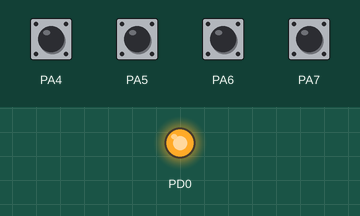
Recording of a program running on a simulated ATmega32, built with avr-gcc and emulated at 16 MHz. Shown: output pins drawn as LEDs (lit = HIGH). Wiring (inferred from the signals the program sends): 4×3 keypad with keys 1 2 3 4 5 6 7 8 9 * 0 # (labels assumed): rows PA0, PA1, PA2, PA3; columns PC0, PC1, PC2. Dashed ring = blinking. The inputs (shaded band) are chosen by the test bench; at power-on: PA4–7 HIGH. Pins used as bus, display or sensor lines are not drawn.

Above: at 1.2 s.
1.3 s: PA4 pulled LOW for 0.15 s
At 1.43 s:
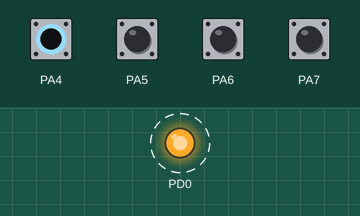
Timing chart, 0 to 4.3 s (numbered marks = the images above; inputs shaded):
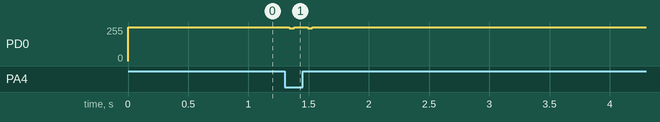

Measured:
- after the input at 1.3 s, PD0: alternates 255/255 for 0.11 s and 245/255 for 0.04 s, 4 changes in all, then stays 255/255, starting at once

The program:

main.c
```c
#include <avr/io.h>
#include <util/delay.h>

/*
 * PINOUT
 *
 *	PORTC 0-2: Output: Line selector
 *	PORTA 0-7: Inputs
 *	PORTD: Output - MIDI Output
 *
 *
 */

#define MSG_NOTE_ON     0x90
#define MSG_NOTE_OFF    0x80

#define NUM_INPUTS      3
#define BUFF_SIZE       24

#define PIN(p,n,v)      (v ? (p |= 1 << n) : (p &=~(1 << n)))
#define PINON(p,n)      (p |= 1 << n)
#define PINOFF(p,n)     (p &= ~(1 << n))

#define BIT_LENGTH      32

#define MIDIOUT			PORTD
#define LINESEL			PORTC
#define INPUT			PINA

static int buffer_pointer;
static unsigned char inputs			[NUM_INPUTS];
static unsigned char output_buffer	[BUFF_SIZE];

static void 		setup		(void);
static void 		read_inputs	(void);
static void 		send_midi	(void);
static void 		send_msg	(unsigned char data);

#define	OFFSET	65

// El teclado tiene un orden de las notas particular, asi que las mapeo a notas reales aca.
static char notas[] = {
	OFFSET + 6,
	OFFSET + 7,
	OFFSET + 8,
	OFFSET + 9,
	OFFSET + 10,
	OFFSET + 11,

	OFFSET + 12,
	OFFSET + 13,
	OFFSET + 14,
	OFFSET + 15,
	OFFSET + 16,
	OFFSET + 17,
	OFFSET + 18,
	OFFSET + 19,

	OFFSET + 20,
	OFFSET + 21,
	OFFSET + 22,
	OFFSET + 23,
	OFFSET + 24,
	OFFSET + 25,
	OFFSET + 26,
	OFFSET + 27,
	OFFSET + 28,
	OFFSET + 29
};

int main(void) {
    setup();

    while(1) {
        read_inputs();
        send_midi();
    }

    return 0;
}

static void read_inputs(){
    unsigned char i,j,c,p,b;
    buffer_pointer = 0;
    for (i=0;i<NUM_INPUTS;i++){
        LINESEL = ~(1 << i);
        c = ~INPUT;
        p = inputs[i];
        if (c != p){
            for (j=0;j<=7;j++){
                b = 1 << j;
                if ((c & b) && !(p & b)){
                    output_buffer[buffer_pointer++] = 0x80 | notas[(i << 3) | j];
                } else if (!(c & b) && (p & b)){
                    output_buffer[buffer_pointer++] = notas[(i << 3) | j];
                }
            }
        }
        inputs[i] = c;
    }
}

static void send_midi(){
    unsigned char i,c;
    for (i=0;i<buffer_pointer;i++){
        c = output_buffer[i];
        if (c & 0x80){ // pressed
            send_msg(MSG_NOTE_ON);
            send_msg(c & 0x7F);
            send_msg(100);
        } else { // released
            send_msg(MSG_NOTE_OFF);
            send_msg(c & 0x7F);
            send_msg(100);
        }
    }
}

static void send_msg(unsigned char data){
    unsigned char i;

    MIDIOUT = 0; // Start bit
    _delay_us(BIT_LENGTH);
    for (i=0;i<8;i++){
        MIDIOUT = data & (1 << i) ? 1 : 0;
        _delay_us(BIT_LENGTH);
    }
    MIDIOUT = 1; // Start bit
    _delay_us(BIT_LENGTH); // Stop bit
}

static void setup(){
	int i;
	DDRA = 0x00;
	PORTA = 0xFF;
    DDRC = 0x07;
    DDRD = 0x01;
    MIDIOUT = 1;
	buffer_pointer = 0;
	for (i=0;i<NUM_INPUTS;i++){
		inputs[i] = 0;
	}
}
```
